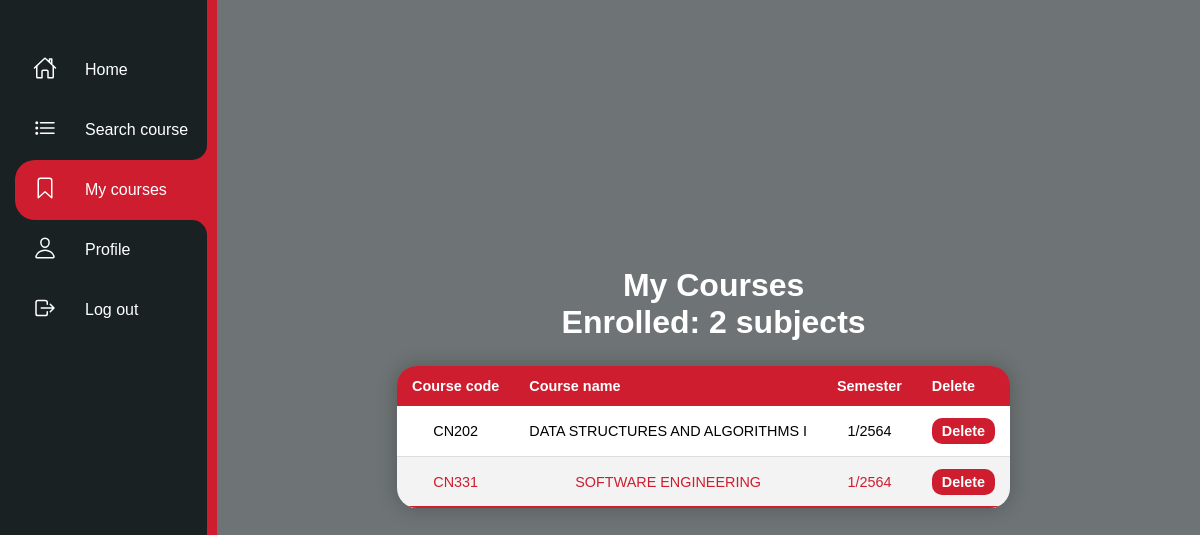
Page /registration/ (signed in) on the committed database.
### courses/models.py (models this page shows, shortened)
class Course(models.Model):
    c_code = models.CharField(max_length=5)
    c_name = models.CharField(max_length=150, null = True)
    semester = models.IntegerField()
    a_year = models.IntegerField()
    count_stu = models.IntegerField(default=0)
    max_stu = models.IntegerField()
    status = models.BooleanField(default=True)

class Enroll(models.Model):
    student = models.ForeignKey(Student, null=True, on_delete=models.CASCADE)
    course = models.ForeignKey(Course, null=True, on_delete=models.CASCADE)
    date_created = models.DateTimeField(auto_now_add=True, null=True)

### courses/decorators.py (the view)
		def wrapper_func(request, *args, **kwargs):
			group = None
			if request.user.groups.exists():
				group = request.user.groups.all()[0].name
			if group in allowed_roles:
				return view_func(request, *args, **kwargs)
			else:
				return HttpResponse('You are not authorized to view this page')

### courses/views.py (called while the page is built)
@login_required(login_url='courses:login')
@allowed_users(allowed_roles=['student'])
def registration(request): # , student_id
    my_course = request.user.student.enroll_set.all()
    all_course = Course.objects.all()
    mycourse_count = my_course.count() # เด็กลงไปกี่วิชา
    context = {"courses": my_course, "mycourse_count": mycourse_count, "all_c": all_course}
    return render(request, "courses/registration.html", context)

### courses/templates/courses/registration.html (shortened to what this page needs)
{% extends "courses/layout.html" %}
{% load static %}
{% block body %}
<div class="navigation">
        <ul>
            <li class="list">
                <a href="{% url 'courses:index' %}">
                    <span class="icon"><ion-icon name="home-outline"></ion-icon></span>
                    <span class="title">Home</span>
                </a>
            </li>
            <li class="list">
                <a href="{% url 'courses:courses' %}">
                    <span class="icon"><ion-icon name="list-outline"></ion-icon></span>
                    <span class="title">Search course</span>
                </a>
            </li>
            <li class="list active">
                <a href="{% url 'courses:registration' %}">
                    <span class="icon"><ion-icon name="bookmark-outline"></ion-icon></span>
                    <span class="title">My courses</span>
                </a>
            </li>
            <li class="list">
                <a href="#">
                    <span class="icon"><ion-icon name="person-outline"></ion-icon></span>
                    <span class="title">Profile</span>
                </a>
            </li>
            <li class="list">
                <a href="{% url 'courses:logout' %}">
                    <span class="icon"><ion-icon name="log-out-outline"></ion-icon></span>
                    <span class="title">Log out</span>
                </a>
            </li>
        </ul>
    </div>
    <div class="containertable">
        <h1>My Courses</h1>
        <h1>Enrolled: {{mycourse_count}} subjects</h1>
        <div class="table">
        <table class="content-table">
            <thead>
                <tr>
                    <th>Course code</th>
                    <th>Course name</th>
                    <th>Semester</th>
                    <th>Delete</th>
                </tr>
            </thead>
            <tbody>
                {% for course in all_c %}
                {% for en_c in courses %}
                <tr>
                    {% if en_c.course == course %}
                    <td>{{course.c_code}}</td>
                    <td>{{course.c_name}}</td>
                    <td>{{course.semester}}/{{course.a_year}}</td>
                    <td>
                        <div class="dangerbutton">
                            <a href="#">Delete</a>
                        </div>
                    </td>
                </tr>
                {% endif %}
               {% endfor %}
               {% endfor %}
            </tbody>
        </table>
    </div>
    </div>
{% endblock %}

### static/css/style.css (style rules this page uses)
* { margin: 0; padding: 0; box-sizing: border-box; font-family: Arial, Helvetica, sans-serif; }
body { display: flex; justify-content: left; align-items: top; min-height: 100vh; background-color: #6e7475; }
.navigation { position: relative; width: 75px; background: #192123; box-shadow: 10px 0 0 #ce1d2f; border-left: 10px solid #192123; overflow-x: hidden; transition: width 0.5s; }
.navigation ul { position: absolute; top: 0; left: 0; width: 100%; padding-left: 5px; padding-top: 40px; }
.navigation ul li { position: relative; list-style: none; width: 100%; border-top-left-radius: 20px; border-bottom-left-radius: 20px; }
.navigation ul li.active { background: #ce1d2f; }
.navigation ul li.active a::before { content: ''; position: absolute; top: -30px; right: 0; width: 30px; height: 30px; background: transparent; border-radius: 50%; box-shadow: 15px 15px 0 #ce1d2f; }
.navigation ul li.active a::after { content: ''; position: absolute; bottom: -30px; right: 0; width: 30px; height: 30px; background: transparent; border-radius: 50%; box-shadow: 15px -15px 0 #ce1d2f; }
.navigation ul li a { position: relative; display: block; width: 100%; display: flex; text-decoration: none; color: #fff; }
.navigation ul li a .icon { position: relative; display: block; min-width: 60px; height: 60px; line-height: 70px; text-align: center; }
.navigation ul li a .icon ion-icon { position: relative; font-size: 1.5em; z-index: 1; }
.navigation ul li a .title { position: relative; display: block; padding-left: 10px; height: 60px; line-height: 60px; white-space: nowrap; }
h1 { color: white; padding-left: 20px; }
.containertable { position: relative; width: 100%; padding: 20px; display: flex; justify-content: center; align-items: center; text-align: center; flex-direction: column; }
.containertable .content-table { border-collapse: collapse; margin: 25px 0; font-size: 0.9rem; min-width: 400px; border-radius: 20px; overflow: hidden; box-shadow: 0 0 20px rgba(0, 0, 0, 0.25); }
.containertable .content-table thead tr { background-color: #ce1d2f; color: #ffffff; text-align: left; font-weight: bold; }
.containertable .content-table th, .containertable .content-table td { padding: 12px 15px; }
.containertable .content-table tbody tr { border-bottom: 1px solid #dddddd; background-color: white; }
.containertable .content-table tbody tr:nth-of-type(even) { background-color: #f3f3f3; color: #ce1d2f; }
.containertable .content-table tbody tr a { position: relative; display: inline-block; padding: 5px 10px; background: #246bdd; color: white; border-radius: 10px; text-decoration: none; transition: 0.5s; font-weight: bold; }
.containertable .content-table tbody tr .dangerbutton a { position: relative; display: inline-block; padding: 5px 10px; background: #ce1d2f; color: white; border-radius: 10px; text-decoration: none; transition: 0.5s; font-weight: bold; }

### rows in the picture
Course: c_code "CN202", c_name "DATA STRUCTURES AND ALGORITHMS I", semester "1", a_year "2564"
Course: c_code "CN331", c_name "SOFTWARE ENGINEERING", semester "1", a_year "2564"

### other values in the picture
{{ mycourse_count }} "2"
